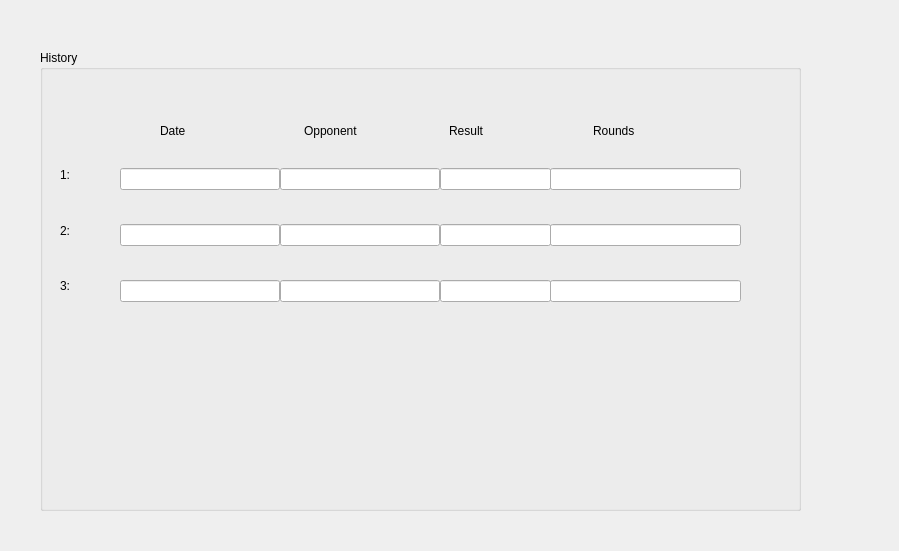
<?xml version="1.0" encoding="UTF-8"?>
<ui version="4.0">
 <class>HistoryPage</class>
 <widget class="QDialog" name="HistoryPage">
  <property name="geometry">
   <rect>
    <x>0</x>
    <y>0</y>
    <width>899</width>
    <height>551</height>
   </rect>
  </property>
  <property name="windowTitle">
   <string>Dialog</string>
  </property>
  <property name="styleSheet">
   <string notr="true">QDialog {
    background-image: url(':/Images/assets/hi.res.crt.3.jpg');
    background-repeat: no-repeat;
    background-position: center;
}</string>
  </property>
  <widget class="QGroupBox" name="groupBox">
   <property name="geometry">
    <rect>
     <x>40</x>
     <y>50</y>
     <width>761</width>
     <height>461</height>
    </rect>
   </property>
   <property name="title">
    <string>History</string>
   </property>
   <widget class="QWidget" name="verticalLayoutWidget">
    <property name="geometry">
     <rect>
      <x>20</x>
      <y>100</y>
      <width>160</width>
      <height>161</height>
     </rect>
    </property>
    <layout class="QVBoxLayout" name="verticalLayout">
     <item>
      <widget class="QLabel" name="label">
       <property name="text">
        <string>1:</string>
       </property>
      </widget>
     </item>
     <item>
      <widget class="QLabel" name="label_2">
       <property name="text">
        <string>2:</string>
       </property>
      </widget>
     </item>
     <item>
      <widget class="QLabel" name="label_3">
       <property name="text">
        <string>3:</string>
       </property>
      </widget>
     </item>
    </layout>
   </widget>
   <widget class="QWidget" name="verticalLayoutWidget_2">
    <property name="geometry">
     <rect>
      <x>80</x>
      <y>90</y>
      <width>160</width>
      <height>191</height>
     </rect>
    </property>
    <layout class="QVBoxLayout" name="verticalLayout_2">
     <item>
      <widget class="QLineEdit" name="lnDate1">
       <property name="readOnly">
        <bool>true</bool>
       </property>
      </widget>
     </item>
     <item>
      <widget class="QLineEdit" name="lnDate2">
       <property name="readOnly">
        <bool>true</bool>
       </property>
      </widget>
     </item>
     <item>
      <widget class="QLineEdit" name="lnDate3">
       <property name="readOnly">
        <bool>true</bool>
       </property>
      </widget>
     </item>
    </layout>
   </widget>
   <widget class="QWidget" name="horizontalLayoutWidget">
    <property name="geometry">
     <rect>
      <x>120</x>
      <y>30</y>
      <width>571</width>
      <height>102</height>
     </rect>
    </property>
    <layout class="QHBoxLayout" name="horizontalLayout">
     <item>
      <widget class="QLabel" name="label_4">
       <property name="text">
        <string>Date</string>
       </property>
      </widget>
     </item>
     <item>
      <widget class="QLabel" name="label_5">
       <property name="text">
        <string>Opponent</string>
       </property>
      </widget>
     </item>
     <item>
      <widget class="QLabel" name="label_6">
       <property name="text">
        <string>Result</string>
       </property>
      </widget>
     </item>
     <item>
      <widget class="QLabel" name="label_7">
       <property name="text">
        <string>Rounds</string>
       </property>
      </widget>
     </item>
    </layout>
   </widget>
   <widget class="QWidget" name="verticalLayoutWidget_3">
    <property name="geometry">
     <rect>
      <x>240</x>
      <y>90</y>
      <width>160</width>
      <height>191</height>
     </rect>
    </property>
    <layout class="QVBoxLayout" name="verticalLayout_3">
     <item>
      <widget class="QLineEdit" name="lnOpp1">
       <property name="readOnly">
        <bool>true</bool>
       </property>
      </widget>
     </item>
     <item>
      <widget class="QLineEdit" name="lnOpp2">
       <property name="readOnly">
        <bool>true</bool>
       </property>
      </widget>
     </item>
     <item>
      <widget class="QLineEdit" name="lnOpp3">
       <property name="readOnly">
        <bool>true</bool>
       </property>
      </widget>
     </item>
    </layout>
   </widget>
   <widget class="QWidget" name="verticalLayoutWidget_4">
    <property name="geometry">
     <rect>
      <x>400</x>
      <y>90</y>
      <width>111</width>
      <height>191</height>
     </rect>
    </property>
    <layout class="QVBoxLayout" name="verticalLayout_4">
     <item>
      <widget class="QLineEdit" name="lnRes1">
       <property name="readOnly">
        <bool>true</bool>
       </property>
      </widget>
     </item>
     <item>
      <widget class="QLineEdit" name="lnRes2">
       <property name="readOnly">
        <bool>true</bool>
       </property>
      </widget>
     </item>
     <item>
      <widget class="QLineEdit" name="lnRes3">
       <property name="readOnly">
        <bool>true</bool>
       </property>
      </widget>
     </item>
    </layout>
   </widget>
   <widget class="QWidget" name="verticalLayoutWidget_5">
    <property name="geometry">
     <rect>
      <x>510</x>
      <y>90</y>
      <width>191</width>
      <height>191</height>
     </rect>
    </property>
    <layout class="QVBoxLayout" name="verticalLayout_5">
     <item>
      <widget class="QLineEdit" name="lnRnd1">
       <property name="readOnly">
        <bool>true</bool>
       </property>
      </widget>
     </item>
     <item>
      <widget class="QLineEdit" name="lnRnd2">
       <property name="readOnly">
        <bool>true</bool>
       </property>
      </widget>
     </item>
     <item>
      <widget class="QLineEdit" name="lnRnd3">
       <property name="readOnly">
        <bool>true</bool>
       </property>
      </widget>
     </item>
    </layout>
   </widget>
  </widget>
 </widget>
 <resources/>
 <connections/>
</ui>
